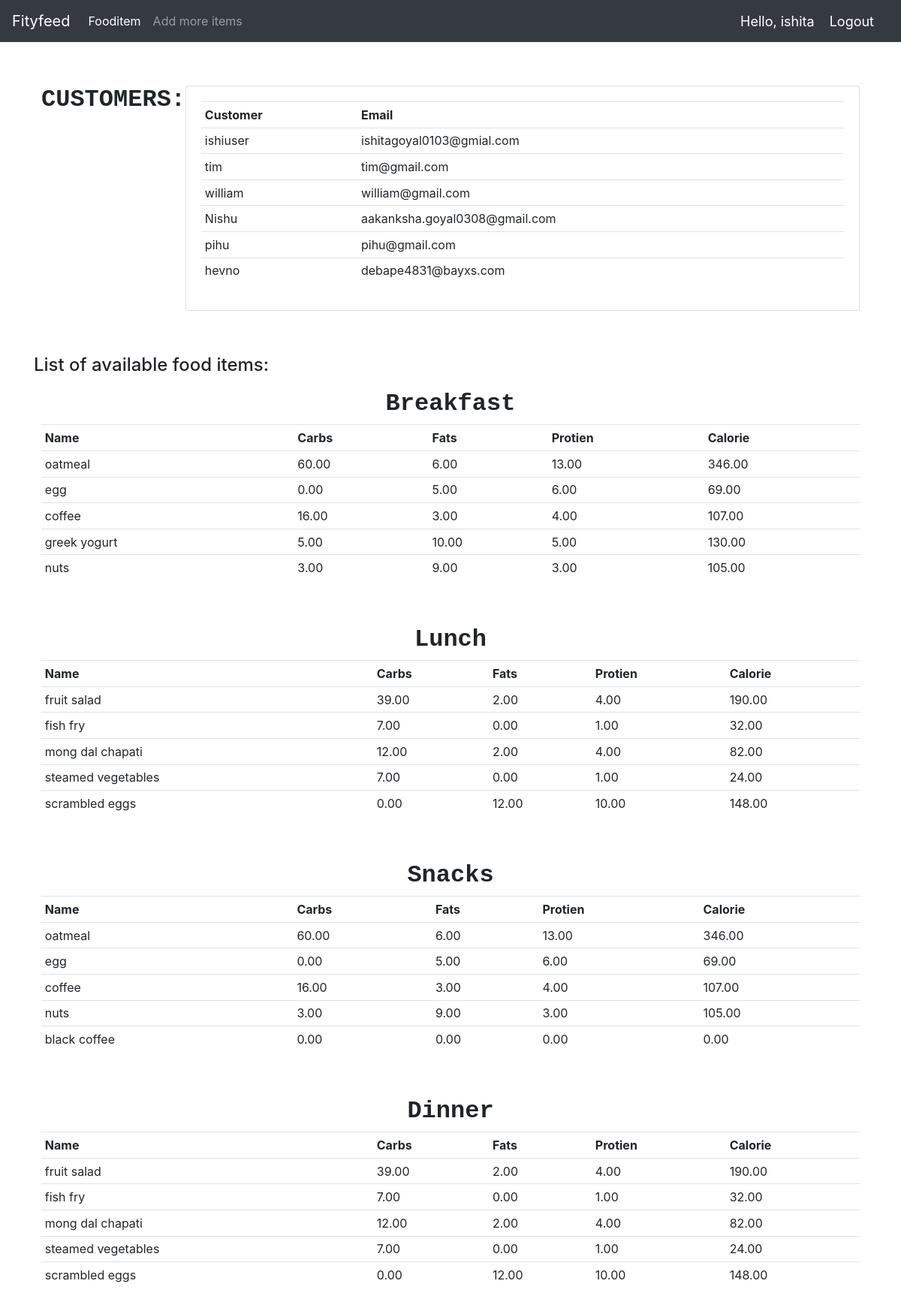
The app's page / (signed in) with its own data.
### Fityfeed/models.py (models this page shows, shortened)
class Customer(models.Model):
    user = models.OneToOneField(User, null=True, on_delete=models.CASCADE)
    name=models.CharField(max_length=200,null=True)
    email=models.CharField(max_length=200,null=True)
    date_created=models.DateTimeField(auto_now_add=True,null=True)

class Fooditem(models.Model):
    name = models.CharField(max_length=200)
    category = models.ManyToManyField(Category)
    carbohydrate = models.DecimalField(max_digits=5,decimal_places=2,default=0)
    fats = models.DecimalField(max_digits=5,decimal_places=2,default=0)
    protein = models.DecimalField(max_digits=5,decimal_places=2,default=0)
    calorie=models.DecimalField(max_digits=5,decimal_places=2,default=0,blank=True)
    quantity = models.IntegerField(default=1,null=True,blank=True)

### Fityfeed/decorators.py (the view)
    def wrapper_func(request,*args,**kwargs):
        group=None
        if request.user.groups.exists():
            group=request.user.groups.all()[0].name
        if group=='user':
            return redirect('userPage')
        if group=='admin':
            return view_func(request,*args,**kwargs)

### Fityfeed/views.py (called while the page is built)
@login_required(login_url='login')
@admin_only
def home(request):
    breakfast=Category.objects.filter(name='breakfast')[0].fooditem_set.all()[:5]
    lunch=Category.objects.filter(name='lunch')[0].fooditem_set.all()[:5]
    dinner=Category.objects.filter(name='dinner')[0].fooditem_set.all()[:5]
    snacks=Category.objects.filter(name='snacks')[0].fooditem_set.all()[:5]
    customers=Customer.objects.all()
    context={'breakfast':breakfast,
              'lunch':lunch,
              'dinner':dinner,
              'snacks':snacks,
              'customers':customers,
            }
    return render(request,'main.html',context)

### Fityfeed/templates/main.html (shortened to what this page needs)
{% load static %}
<!DOCTYPE html>
<html lang="en">
<head>
    <link rel="stylesheet" href="https://stackpath.bootstrapcdn.com/bootstrap/4.5.0/css/bootstrap.min.css"0>
    <link rel="stylesheet" href="{% static 'css/main.css' %}">
</head>
<body>
    {% include 'navbar.html' %}
    <br>
    <br>
    <div class="container">
    {% block content %}
        <div class="flex-box-row">
            <h5 id="heading">CUSTOMERS:</h5>
            <br>
            <br>
            <div class="card card-body">
               <table class="table table-sm">
                    <tr>
                        <th>Customer</th>
                        <th>Email</th>
                    </tr>
                    {% for cust in customers %}
                    <tr>
                        <td>{{cust.name}} </td>
                        <td> {{cust.email}} </td>
                    </tr>
                    {% endfor %}
                </table>
            </div>
        </div>
        <br><br>
    <h4>List of available food items:</h4>
        <div class="flex-box-row">
            <h5 id="heading">Breakfast</h5>
               <table class="table table-sm">
                    <tr>
                        <th>Name</th>
                        <th>Carbs</th>
                        <th>Fats</th>
                        <th>Protien</th>
                        <th>Calorie</th>
                    </tr>
                   {% for items in breakfast %}
                    <tr>
                        <td>{{items.name}} </td>
                        <td>{{items.carbohydrate}} </td>
                        <td>{{items.fats}} </td>
                        <td>{{items.protein}} </td>
                        <td>{{items.calorie}} </td>
                        </tr>
                    {% endfor %}
                </table>
        </div>
<br>
        <div class="flex-box-row">
            <h5 id="heading">Lunch</h5>
             <table class="table table-sm">
                    <tr>
                        <th>Name</th>
                        <th>Carbs</th>
                        <th>Fats</th>
                        <th>Protien</th>
                        <th>Calorie</th>
                    </tr>
                   {% for items in lunch %}
                    <tr>
                        <td>{{items.name}} </td>
                        <td>{{items.carbohydrate}} </td>
                        <td>{{items.fats}} </td>
                        <td>{{items.protein}} </td>
                        <td>{{items.calorie}} </td>
                        </tr>
                    {% endfor %}
                </table>
        </div>
        <br>
        <div class="flex-box-row">
            <h5 id="heading">Snacks</h5>
                <table class="table table-sm">
                    <tr>
                        <th>Name</th>
                        <th>Carbs</th>
                        <th>Fats</th>
                        <th>Protien</th>
                        <th>Calorie</th>
                    </tr>
                   {% for items in snacks %}
                    <tr>
                        <td>{{items.name}} </td>
                        <td>{{items.carbohydrate}} </td>
                        <td>{{items.fats}} </td>
                        <td>{{items.protein}} </td>
                        <td>{{items.calorie}} </td>
                        </tr>
                    {% endfor %}
                </table>
        </div>
        <br>
        <div class="flex-box-row">
            <h5 id="heading">Dinner</h5>
                <table class="table table-sm">
                    <tr>
                        <th>Name</th>
                        <th>Carbs</th>
                        <th>Fats</th>
                        <th>Protien</th>
                        <th>Calorie</th>
                    </tr>
                   {% for items in dinner %}
                    <tr>
                        <td>{{items.name}} </td>
                        <td>{{items.carbohydrate}} </td>
                        <td>{{items.fats}} </td>
                        <td>{{items.protein}} </td>
                        <td>{{items.calorie}} </td>
                        </tr>
                    {% endfor %}
                </table>
        </div>
<br>
    {% endblock %}
    </div>
</body>
</html>

### Fityfeed/templates/navbar.html (shortened to what this page needs)
{% load static%}
<nav class="navbar navbar-expand-lg navbar-dark bg-dark">
    <a class="navbar-brand" href="{% url 'home' %}">Fityfeed</a>
    <div class="collapse navbar-collapse" id="navbarSupportedContent">
    {% if request.user.is_staff %}
      <ul class="navbar-nav mr-auto">
        <li class="nav-item active">
          <a class="nav-link" href="{% url 'fooditem' %}">Fooditem<span class="sr-only">(current)</span></a>
        </li>
        <li class="nav-item">
          <a class="nav-link" href="{% url 'createfooditem' %}">Add more items</a>
        </li>
      </ul>
    {% endif %}
    </div>
    <span class="hello-msg">Hello, {{request.user}}</span>
    <span ><a  class="hello-msg" href="{% url 'logout' %}">Logout</a></span>
  </nav>

### static/css/main.css (style rules this page uses)
.flex-box-row { display:flex; padding : 10px; flex-wrap: wrap; justify-content: space-around; }
#heading { text-shadow: antiquewhite; font-family: 'Courier New', Courier, monospace; font-weight: 550; font-size: xx-large; text-align: left; }

### Fityfeed/templates/navbar.html (style rules this page uses)
.hello-msg { font-size: 18px; color: #fff; margin-right: 20px; }

### records on screen
Customer: name "ishiuser", email "ishitagoyal0103@gmial.com"
Customer: name "tim", email "tim@gmail.com"
Customer: name "william", email "william@gmail.com"
Customer: name "Nishu", email "aakanksha.goyal0308@gmail.com"
Customer: name "pihu", email "pihu@gmail.com"
Customer: name "hevno", email "debape4831@bayxs.com"
Fooditem: name "oatmeal", carbohydrate "60.00", fats "6.00", protein "13.00", calorie "346.00"
Fooditem: name "egg", carbohydrate "0.00", fats "5.00", protein "6.00", calorie "69.00"
Fooditem: name "coffee", carbohydrate "16.00", fats "3.00", protein "4.00", calorie "107.00"
Fooditem: name "greek yogurt", carbohydrate "5.00", fats "10.00", protein "5.00", calorie "130.00"
Fooditem: name "nuts", carbohydrate "3.00", fats "9.00", protein "3.00", calorie "105.00"
Fooditem: name "fruit salad", carbohydrate "39.00", fats "2.00", protein "4.00", calorie "190.00"
Fooditem: name "fish fry", carbohydrate "7.00", fats "0.00", protein "1.00", calorie "32.00"
Fooditem: name "mong dal chapati", carbohydrate "12.00", fats "2.00", protein "4.00", calorie "82.00"
Fooditem: name "steamed vegetables", carbohydrate "7.00", fats "0.00", protein "1.00", calorie "24.00"
Fooditem: name "scrambled eggs", carbohydrate "0.00", fats "12.00", protein "10.00", calorie "148.00"
Fooditem: name "black coffee", carbohydrate "0.00", fats "0.00", protein "0.00", calorie "0.00"

### other values on screen
{{ request.user }} "ishita"
